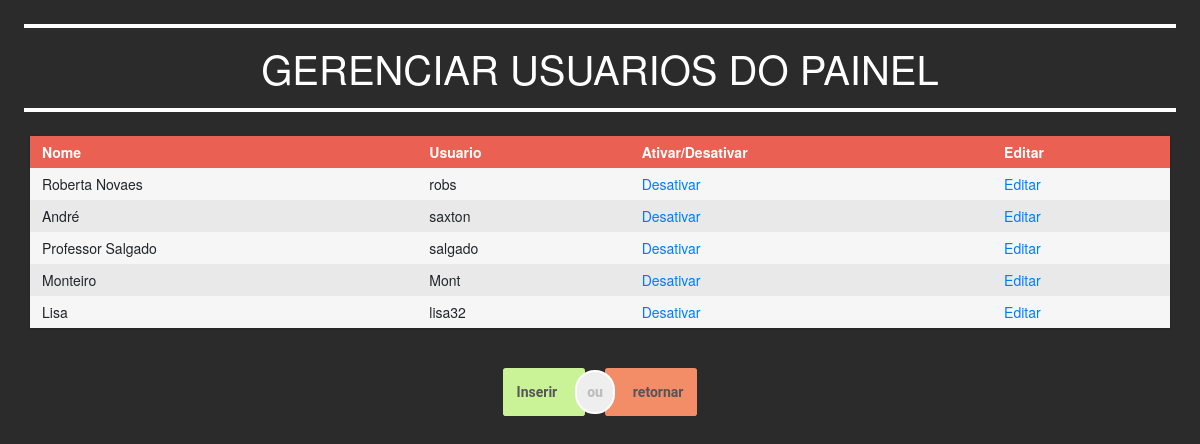
The page /Front/gerencia-usuario.php (signed in) on the database as committed earlier.
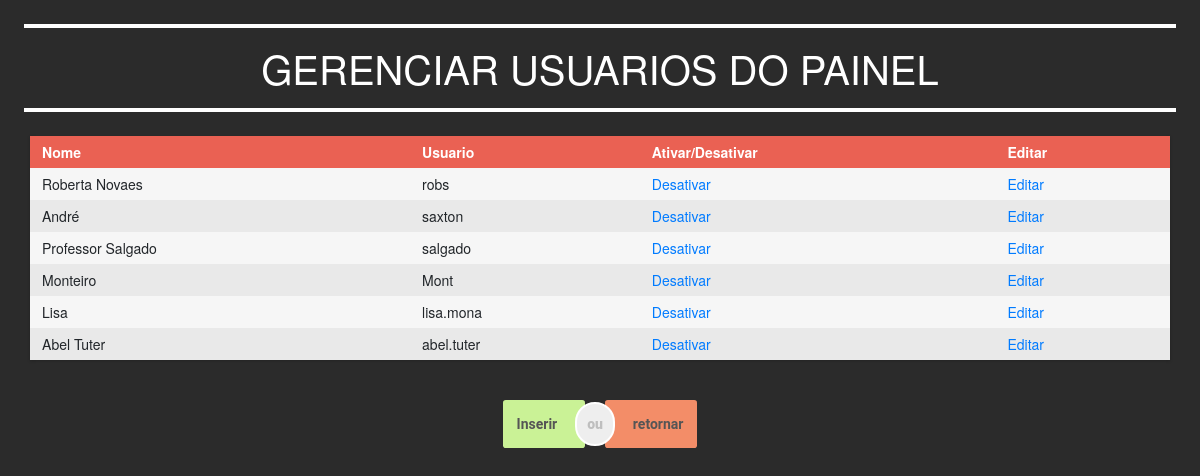
The same page on the database as committed later.
### tables this page shows
CREATE TABLE `usuario` (
  `nome` varchar(50) NOT NULL,
  `login` varchar(50) NOT NULL,
  `senha` varchar(100) NOT NULL,
  `ativo` int(11) NOT NULL,
  `id` int(11) NOT NULL
);

### Back/chamadas.php (called while the page is built, shortened)
<?php
Class Chamadas{
    function verificaUsuarios(){
        require_once('classes.php');
        $user = new Usuario();
        $usuarios = $user->verUsuarios();
        return $usuarios;
    }
}
?>

### Back/conexao.php (called while the page is built, shortened)
<?php
class Conexao{
    public $servername = "localhost";
    public $username = "root";
    public $password = "";
    public $dbname = "lancheonnet";
    function connectToDatabase(){
        $conn = new mysqli($this->servername, $this->username, $this->password, $this->dbname);
        mysqli_set_charset($conn, 'utf8');
        return $conn;
    }
    function selectAllUsuario(){
        $sql = "SELECT * FROM usuario";
        $conn = $this->connectToDatabase();
        if($stmt = $conn->prepare($sql)){
            if($stmt->execute()){
            } else{
            }
        } else{
        }
        $result = $stmt->get_result();
        if($result->num_rows){
            $usuarios = array();
            while($row = $result->fetch_assoc()){
                $usuarios[$row['id']]['id'] = $row['id'];
                $usuarios[$row['id']]['login'] = $row['login'];
                $usuarios[$row['id']]['nome'] = $row['nome'];
                $usuarios[$row['id']]['ativo'] = $row['ativo'];
            }
            return $usuarios;
        }
    }
}
?>

### Back/classes.php (called while the page is built, shortened)
<?php
require_once('conexao.php');
class Usuario{
    function verUsuarios(){
        $conexao = new Conexao();
        $user = $conexao->selectAllUsuario();
        return $user;
    }
}
?>

### Front/gerencia-usuario.php (the view, shortened to what this page needs)
<?php
include('header-adm.php');
include('./../Back/chamadas.php');
$base = new Chamadas();
$users = $base->verificaUsuarios();
?>
<section style="margin: 2%;">
	<hr style="border:white 2px solid;">
		<h1 style="text-align: center; color: white;"> GERENCIAR USUARIOS DO PAINEL </h1>
	<hr style="border:white 2px solid;">
</section>
<section>
	<div class="container">
		<div class="row">
			<div class="table tableUsuario">
			    <div class="row header">
			      <div class="cell">
			        Nome
			      </div>
			      <div class="cell">
			        Usuario
			      </div>
			      <div class="cell">
			        Ativar/Desativar
			      </div>
			      <div class="cell atualizar">
			        Editar
			      </div>
			    </div>
			<?php foreach ($users as $user) { ?>
				<div class="row">
			      <div class="cell" >
			        <span id="<?php echo 'nome-'.$user['id'] ?>"><?php echo $user['nome']; ?></span>
			      </div>
			      <div class="cell" >
			        <span id="<?php echo 'login-'.$user['id'] ?>"><?php echo $user['login']; ?></span>
			      </div>
			      <div class="cell">
			      	<a href="#" class="desativarUsuario" data-id='<?php echo $user['id'];?>' data-ativo='<?php echo ($user['ativo']==1) ? 0 : 1;  ?>' >
			      		<?php echo ($user['ativo']==1) ? 'Desativar' : 'Ativar';  ?>
			      	</a>
			      </div>
			      <div class="cell">
			      	<a href="#" class="atualizar" data-id='<?php echo $user['id'];?>' > Editar </a>
			      </div>
			    </div>
			<?php } ?>
			</div>
			<div style="margin: 0 auto;">
					<button class="yes-button blur-hover btn-acao inserir" data-item="prato">Inserir</button>
					<button class="or-button rectangalize-hover btn-acao">ou</button>
					<button class="no-button blur-hover btn-acao retornar"> retornar</button>
			</div>
		</div>
	</div>
</section>

Rows that differ between the two databases and show on the page:
changed usuario "Lisa": login "lisa32" → "lisa.mona"
added usuario: nome "Abel Tuter", login "abel.tuter", ativo "Desativar"
